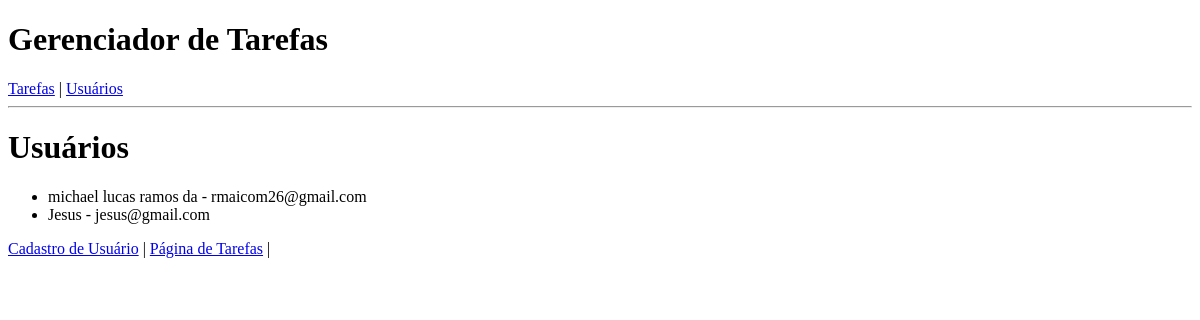
Before: / with the older database file.
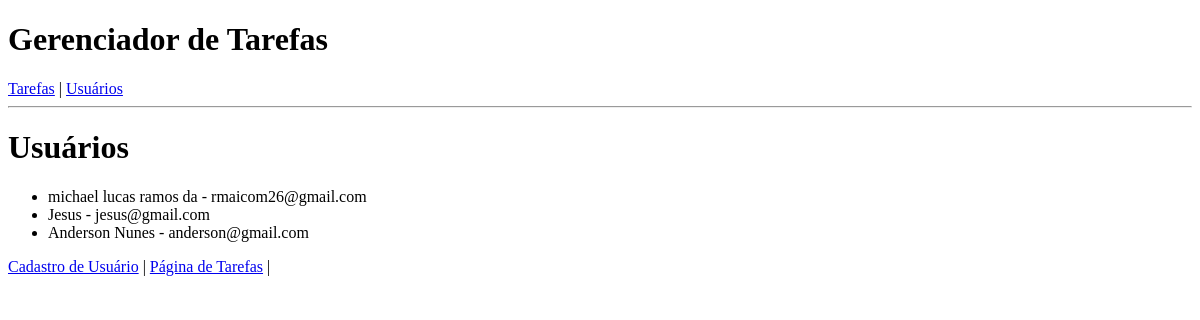
After: the same page with the newer database file.
### models/user.py (models this page shows, shortened)
class User(db.Model):
    __tablename__ = 'users'
    id = db.Column(db.Integer, primary_key=True)
    name = db.Column(db.String(100), nullable=False)
    email = db.Column(db.String(100), unique=True, nullable=False)
    tasks = db.relationship("Task", back_populates="user", cascade="all, delete-orphan")

### controllers/user_controller.py (the view)
    @staticmethod
    def index():
        users = User.query.all()
        return render_template('index.html', users=users)

### view/templates/index.html
{% extends "base.html" %}
{% block content %}
    <h1>Usuários</h1>
    <ul>
        {% for user in users %}
        <li>{{user.name}} - {{user.email}}</li>
        {% endfor %}
    </ul>
    <a href="{{ url_for('create_user') }}">Cadastro de Usuário</a> |
    <a href="{{ url_for('list_tasks') }}">Página de Tarefas</a> |
{% endblock %}

Changed rows visible on the page:
added User: name "Anderson Nunes", email "anderson@gmail.com"
